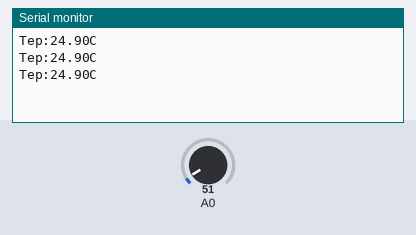
A sketch run on a simulated Arduino Uno, built with avr-gcc and run on an emulated ATmega328P. On the bench: the last lines printed to the serial monitor. Inputs (shaded band) come from the test bench; at power-on: A0 = 51.

Above: at 1.3 s.
1.4 s: A0 set to 61
At 1.9 s:
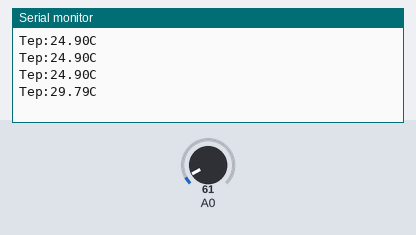
2.9 s: A0 set to 71
At 3.4 s:
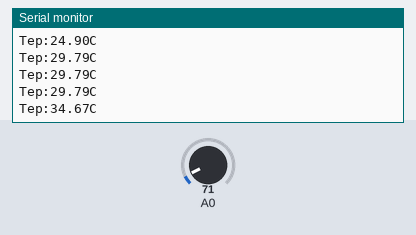
Timing chart, 0 to 5.9 s (numbered marks = the images above; inputs shaded):
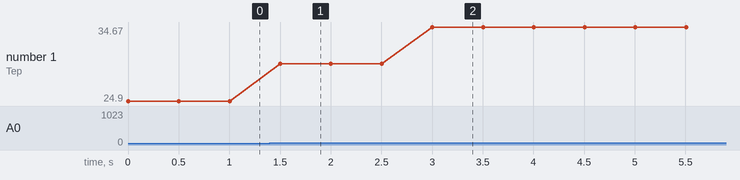

The sketch:

LM35.ino
```cpp
// LM35 线性温度传感器
// Author: Jiahui Tang
// Date: 2016-12-28

void setup() {
  // put your setup code here, to run once:
  Serial.begin(9600);
}

void loop() {
  // put your main code here, to run repeatedly:
  uint16_t val;
  double dat;
  val = analogRead(0);
  dat = (double) val * (5 / 10.24);
  Serial.print("Tep:");
  Serial.print(dat);
  Serial.println("C");
  delay(500);
}
```

Measured:
- after the input at 1.4 s, the serial monitor: prints a new line after 0.10 s (image 1)
- after the input at 2.9 s, the serial monitor: prints a new line after 0.10 s (image 2)
- plotted number 1: 24.9 → 29.79 after the input at 1.4 s, 29.79 → 34.67 after the input at 2.9 s
